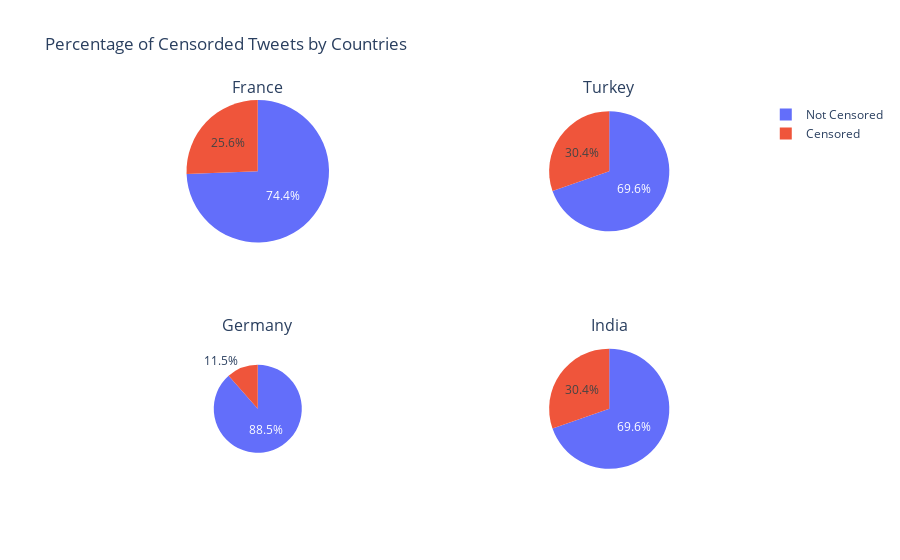

The notebook cell saved with this chart:
### Code cell
labels = ['Not Censored', 'Censored']
specs = [[{'type':'domain'}, {'type':'domain'}], [{'type':'domain'}, {'type':'domain'}]]
fig = make_subplots(2, 2, specs=specs,
                    subplot_titles=countries)

fig.add_trace(go.Pie(labels=labels, values=France_counts, scalegroup='one',
                     name="France"), 1, 1)
fig.add_trace(go.Pie(labels=labels, values=Turkey_counts, scalegroup='one',
                     name="Turkey"), 1, 2)
fig.add_trace(go.Pie(labels=labels, values=Germany_counts, scalegroup='one',
                     name="Germany"), 2, 1)
fig.add_trace(go.Pie(labels=labels, values=India_counts, scalegroup='one',
                     name="India"), 2, 2)


fig.update_layout(title_text='Percentage of Censorded Tweets by Countries')
fig.show()

### Figure 1 — Plotly figure (JSON) as saved in the notebook; plotly's stock layout.template omitted (floating-point values rounded to 4 significant figures)
{"data": [{"domain": {"x": [0, 0.45], "y": [0.625, 1]}, "labels": ["Not Censored", "Censored"], "name": "France", "scalegroup": "one", "type": "pie", "values": [575, 198]}, {"domain": {"x": [0.55, 1], "y": [0.625, 1]}, "labels": ["Not Censored", "Censored"], "name": "Turkey", "scalegroup": "one", "type": "pie", "values": [383, 167]}, {"domain": {"x": [0, 0.45], "y": [0, 0.375]}, "labels": ["Not Censored", "Censored"], "name": "Germany", "scalegroup": "one", "type": "pie", "values": [261, 34]}, {"domain": {"x": [0.55, 1], "y": [0, 0.375]}, "labels": ["Not Censored", "Censored"], "name": "India", "scalegroup": "one", "type": "pie", "values": [383, 167]}], "layout": {"annotations": [{"font": {"size": 16}, "showarrow": false, "text": "France", "x": 0.225, "xanchor": "center", "xref": "paper", "y": 1, "yanchor": "bottom", "yref": "paper"}, {"font": {"size": 16}, "showarrow": false, "text": "Turkey", "x": 0.775, "xanchor": "center", "xref": "paper", "y": 1, "yanchor": "bottom", "yref": "paper"}, {"font": {"size": 16}, "showarrow": false, "text": "Germany", "x": 0.225, "xanchor": "center", "xref": "paper", "y": 0.375, "yanchor": "bottom", "yref": "paper"}, {"font": {"size": 16}, "showarrow": false, "text": "India", "x": 0.775, "xanchor": "center", "xref": "paper", "y": 0.375, "yanchor": "bottom", "yref": "paper"}], "title": {"text": "Percentage of Censorded Tweets by Countries"}}}
